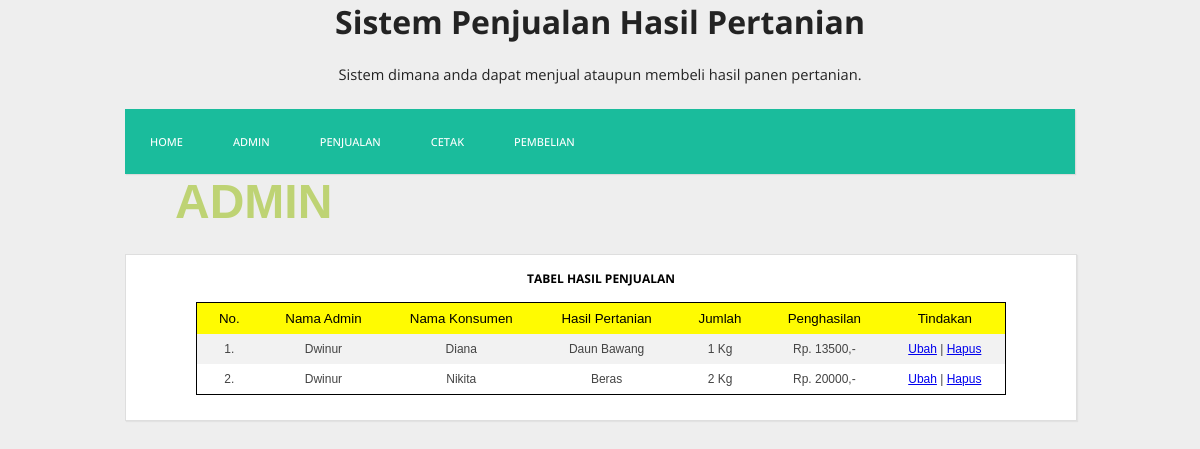
/penjualan.php (signed in), run on the app's committed database.
### tables this page shows
CREATE TABLE `penjualan` (
  `id_penjualan` int(3) NOT NULL,
  `nama_admin` varchar(50) NOT NULL,
  `nama_konsumen` varchar(50) NOT NULL,
  `nama_barang` varchar(20) NOT NULL,
  `berat` int(15) NOT NULL,
  `penghasilan` int(100) NOT NULL
);

### penjualan.php (the view, shortened to what this page needs)
<?php
include_once("config.php");
$result = mysqli_query($mysqli, "SELECT * FROM penjualan");
?>
<html>
<head>
    <link rel="stylesheet" href="desain.css" />
</head>
<body>
    <header>
    <h1>Sistem Penjualan Hasil Pertanian</h1>
    <p class="deskripsi">Sistem dimana anda dapat menjual ataupun membeli hasil panen pertanian.</p>
 </header>
<div class="wrap">
 <nav class="menu">
 <ul>
      <li><a href="index.php">Home</a></li>
      <li><a href="admin.php">Admin</a></li>
      <li><a href="penjualan.php">Penjualan</a></li>
      <li><a href="cetakpenjualan.php">Cetak</a></li>
      <li><a href="pembelian.php">Pembelian</a></li>
    </ul>
 </nav>
 <div class="blog">
 <h2><a href="admin.php" id="admin">Admin</a></h2>
    <div class="conteudo">
    <center>
    <div class="post-info">
        <b>Tabel Hasil Penjualan</b>
    </div>
     <table class="table3">
    <tr>
        <th>No.</th> <th>Nama Admin</th> <th>Nama Konsumen</th> <th>Hasil Pertanian</th> <th>Jumlah</th> <th>Penghasilan</th> <th>Tindakan</th>
    </tr>
    <?php
    $no=0;
        while($user_data = mysqli_fetch_array($result)) {
        $no++;
        echo "<tr>";
        echo "<td>".$no.".</td>";
        echo "<td>".$user_data['nama_admin']."</td>";
        echo "<td>".$user_data['nama_konsumen']."</td>";
        echo "<td>".$user_data['nama_barang']."</td>";
        echo "<td>".$user_data['berat']." Kg</td>";
        echo "<td>Rp. ".$user_data['penghasilan'].",-</td>";
        echo "<td><a href='editpenjualan.php?id_penjualan=$user_data[id_penjualan]'>Ubah</a> | <a href='deletepenjualan.php?id_penjualan=$user_data[id_penjulan]'>Hapus</a></td></tr>";
    }
    ?>
    </table>
    </center>
    </div>
</body>
</html>

### desain.css (style rules this page uses)
body { background: #eee; margin:0; font-family: 'Open Sans', sans-serif; }
header { text-align: center; color: #232323; }
header .deskripsi { font-size: 11pt; }
.wrap { width: 950px; margin:25px auto; }
nav.menu ul { overflow:hidden; color:#fff; list-style: none; float:left; padding:0; width: 950px; margin:0 0 0; background: #1abc9c; -webkit-box-shadow: 1px 1px 1px 0px rgba(204,204,204,0.55); -moz-box-shadow: 1px 1px 1px 0px rgba(204,204,204,0.55); box-shadow: 1px 1px 1px 0px rgba(204,204,204,0.55); }
nav.menu ul li { margin:0; float:left; }
nav.menu ul a { padding:25px; display:block; font-weight:500; font-size: 11px; color:#fff; text-transform: uppercase; transition: all 0.5s ease; text-decoration: none; }
.blog { float:left; }
.table, th, td { font-size: 9pt; padding: 8px 20px; text-align: center; }
.table1, th, td { padding: 8px 20px; text-align: center; font-size: 9pt; }
.table2, th, td { padding: 8px 20px; text-align: center; font-size: 9pt; }
.table3 { font-family: sans-serif; color: #444; border-collapse: collapse; width: 90%; border: 1px solid black; }
.table3 tr th { background: #fffb01; color: black; font-size: 10pt; font-weight: normal; }
.table3, th, td { padding: 8px 20px; text-align: center; font-size: 9pt; }
.table3 tr:nth-child(even) { background-color: #f2f2f2; }
.conteudo { font-size: 11px; width:900px; padding:25px; margin:25px auto; background: #fff; border:1px solid #dedede; -webkit-box-shadow: 1px 1px 1px 0px rgba(204,204,204,0.35); -moz-box-shadow: 1px 1px 1px 0px rgba(204,204,204,0.35); box-shadow: 1px 1px 1px 0px rgba(204,204,204,0.35); }
.post-info { font-size: 12px; margin: -10px 0 15px; text-transform: uppercase; }

### penjualan.php (style rules this page uses)
h2 { color: #301b7a; font-size: 48px; font-family: sans-serif; margin: auto; mix-blend-mode: difference; padding: 0 50px; text-transform: uppercase; }
#admin { text-decoration:none; color: #301b7a; }

### data on the page
penjualan: nama_admin "Dwinur", nama_konsumen "Diana", nama_barang "Daun Bawang", berat "1", penghasilan "13500"
penjualan: nama_admin "Dwinur", nama_konsumen "Nikita", nama_barang "Beras", berat "2", penghasilan "20000"
